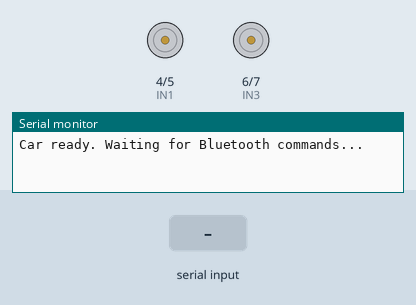
This sketch was run on a simulated Arduino Uno, built with avr-gcc and run on an emulated ATmega328P. Shown: motor-driver pin pairs drawn as motors (green arrow = first pin HIGH = forward, orange = second pin HIGH = backward, longer = more drive, scaled by the enable pin), the last lines printed to the serial monitor. The test bench sets the inputs (shaded band).

Above: at 1.2 s.
1.3 s: "F90\n" received over the second serial link
At 2.0 s:
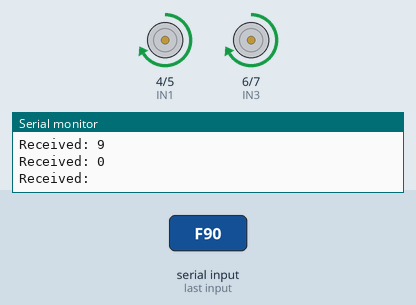
2.8 s: "90,45\n" received over the second serial link
At 3.2 s:
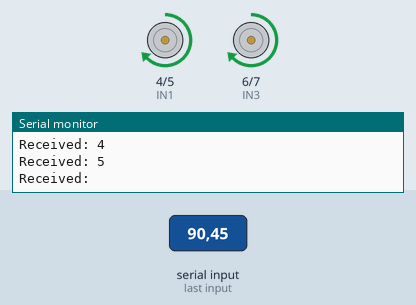
4.3 s: "B90\n" received over the second serial link
At 5.5 s:
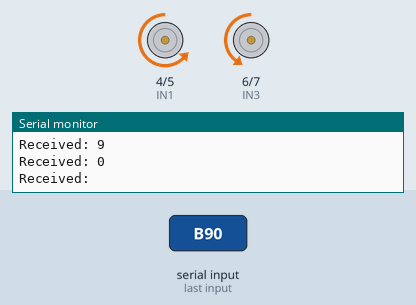
5.8 s: "L90\n" received over the second serial link
At 6.6 s:
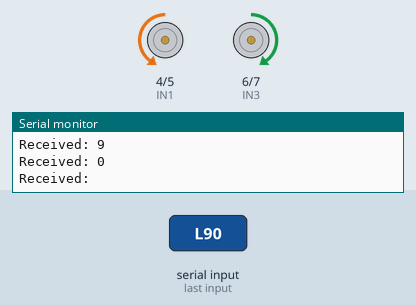
7.3 s: "R90\n" received over the second serial link
At 7.8 s:
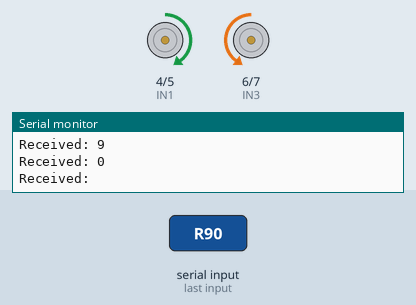
8.8 s: "30,150\n" received over the second serial link
At 9.4 s:
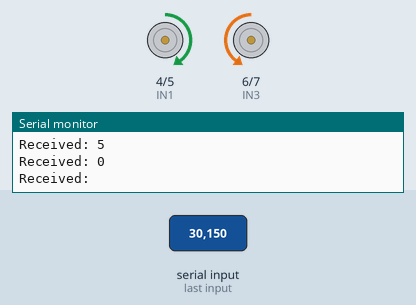
Timing chart, 0 to 11.3 s (numbered marks = the images above; inputs shaded):
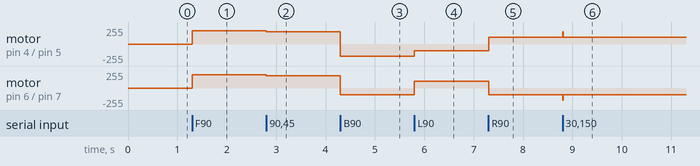

The sketch:

robotic_car.ino
```cpp
/*
  Phone-Controlled Bluetooth Robotic Car
  Board  : Arduino Uno
  Parts  : HC-05 Bluetooth module, L298N motor driver, 2 DC motors

  Commands received from the phone app (one character each):
    F = Forward    B = Reverse    L = Left    R = Right    S = Stop
    0-9 = speed (0 = slowest, 9 = fastest)   [optional, used by the speed slider]
*/

#include <SoftwareSerial.h>

// HC-05 TXD -> D2 (Arduino RX), HC-05 RXD <- D3 (Arduino TX, through 1k/2k divider)
SoftwareSerial bt(2, 3);

// L298N pins
const int IN1 = 4;    // left motor  direction A
const int IN2 = 5;    // left motor  direction B
const int IN3 = 6;    // right motor direction A
const int IN4 = 7;    // right motor direction B
const int ENA = 9;    // left motor  speed (PWM)
const int ENB = 10;   // right motor speed (PWM)

int  motorSpeed = 200;   // 0-255
char lastCmd    = 'S';   // last movement command

void drive(int l1, int l2, int r1, int r2) {
  digitalWrite(IN1, l1);  digitalWrite(IN2, l2);
  digitalWrite(IN3, r1);  digitalWrite(IN4, r2);
  analogWrite(ENA, motorSpeed);
  analogWrite(ENB, motorSpeed);
}

void forward()  { drive(HIGH, LOW,  HIGH, LOW);  }
void backward() { drive(LOW,  HIGH, LOW,  HIGH); }
void left()     { drive(LOW,  HIGH, HIGH, LOW);  }   // left wheel back, right wheel forward
void right()    { drive(HIGH, LOW,  LOW,  HIGH); }   // left wheel forward, right wheel back

void stopCar() {
  digitalWrite(IN1, LOW);  digitalWrite(IN2, LOW);
  digitalWrite(IN3, LOW);  digitalWrite(IN4, LOW);
  analogWrite(ENA, 0);
  analogWrite(ENB, 0);
}

void execute(char c) {
  switch (c) {
    case 'F': forward();  break;
    case 'B': backward(); break;
    case 'L': left();     break;
    case 'R': right();    break;
    case 'S': stopCar();  break;
  }
}

void setup() {
  pinMode(IN1, OUTPUT);  pinMode(IN2, OUTPUT);
  pinMode(IN3, OUTPUT);  pinMode(IN4, OUTPUT);
  pinMode(ENA, OUTPUT);  pinMode(ENB, OUTPUT);
  stopCar();

  Serial.begin(9600);   // for the Serial Monitor (debugging)
  bt.begin(9600);       // HC-05 default baud rate
  Serial.println("Car ready. Waiting for Bluetooth commands...");
}

void loop() {
  if (bt.available()) {
    char c = toupper(bt.read());
    Serial.print("Received: ");
    Serial.println(c);

    if (c >= '0' && c <= '9') {                       // speed command
      motorSpeed = map(c - '0', 0, 9, 100, 255);
      execute(lastCmd);                               // apply new speed right away
    }
    else if (c == 'F' || c == 'B' || c == 'L' || c == 'R' || c == 'S') {
      lastCmd = c;
      execute(c);
    }
    // anything else (e.g. newline characters) is ignored
  }
}
```

Measured:
- after the input at 1.3 s, motor on pin 4 (IN1) / pin 5 (IN2), motor on pin 6 (IN3) / pin 7 (IN4): stopped → forward 200/255 at once
- after the input at 2.8 s, motor on pin 4 (IN1) / pin 5 (IN2), motor on pin 6 (IN3) / pin 7 (IN4): forward 200/255 → forward 186/255 at once
- after the input at 4.3 s, motor on pin 4 (IN1) / pin 5 (IN2): forward 186/255 → backward 186/255 at once; motor on pin 6 (IN3) / pin 7 (IN4): forward 186/255 → backward 100/255 at once
- after the input at 5.8 s, motor on pin 4 (IN1) / pin 5 (IN2): backward 186/255 → backward 100/255 at once; motor on pin 6 (IN3) / pin 7 (IN4): backward 100/255 → forward 100/255 at once
- after the input at 7.3 s, motor on pin 4 (IN1) / pin 5 (IN2): backward 100/255 → forward 100/255 at once; motor on pin 6 (IN3) / pin 7 (IN4): forward 100/255 → backward 100/255 at once
- after the input at 8.8 s, motor on pin 4 (IN1) / pin 5 (IN2): forward 100/255 → forward 186/255 at once, → forward 100/255 0.01 s later; motor on pin 6 (IN3) / pin 7 (IN4): backward 100/255 → backward 186/255 at once, → backward 100/255 0.01 s later
